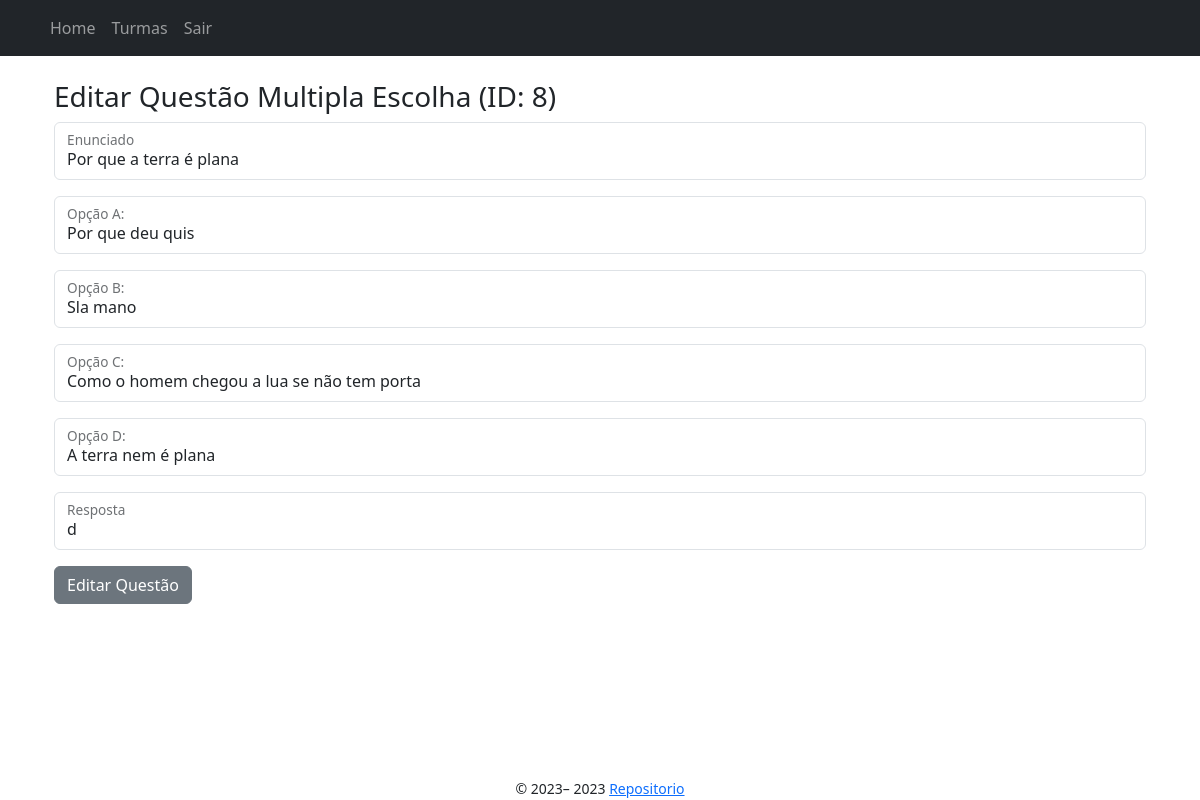
Screenshot of /questoes/professor/5/edit/multipla_escolha/8 (signed in) with the database file from the repository.
### app/models/questao_multipla_escolha.py (models this page shows, shortened)
class QuestaoMultiplaEscolha(Questao):
    __tablename__ = "questao_multipla_escolha"
    id = db.Column(db.Integer, db.ForeignKey('questao.id'), primary_key=True)
    opcao_a = db.Column(db.String(255))
    opcao_b = db.Column(db.String(255))
    opcao_c = db.Column(db.String(255))
    opcao_d = db.Column(db.String(255))

### app/models/questao.py (models this page shows, shortened)
class Questao(db.Model):
    __tablename__ = "questao"
    id = db.Column(db.Integer, primary_key=True)
    enunciado = db.Column(db.String(255))
    resposta = db.Column(db.String(255))
    tipo_questao = db.Column(
        Enum("multipla_escolha", "verdadeiro_falso", "numerica", "dissertativa", name="tipo_questao"), nullable=False)
    professor_id = db.Column(db.Integer, db.ForeignKey('professor.id'), nullable=False)
    respostas = db.relationship('RespostaQuestaoExame', backref='questao_respostas') #1 to N
    exames = db.relationship("QuestaoExame", back_populates="questao") # tabela associativa N to N

### app/controllers/questoes_controller.py (the view, shortened to what this page needs)
@bp.route("/professor/<int:professor_id>/edit/multipla_escolha/<int:questao_id>", methods=['GET', 'POST'])
@login_required
def edit_multipla_escolha(professor_id: int, questao_id: int) -> Union[redirect,render_template]:
    questao_multipla_escolha = QuestaoMultiplaEscolha.query.get_or_404(questao_id)
    return render_template("questoes/edit_multipla_escolha.jinja2", questao_multipla_escolha=questao_multipla_escolha)

### app/templates/questoes/edit_multipla_escolha.jinja2 (shortened to what this page needs)
{% extends "./base.jinja2" %}
{% block content %}
<div class="container">
    <h3>Editar Questão Multipla Escolha (ID: {{ questao_multipla_escolha.id }})</h3>
    <form method="POST" action="{{ url_for('questoes.edit', professor_id=current_user.id, questao_id=questao_multipla_escolha.id) }}">
        <div class="form-floating mb-3">
            <input
                class="form-control"
                type="text"
                id="enunciado"
                name="enunciado"
                value="{{ questao_multipla_escolha.enunciado }}"
                required="true"
            />
            <label for="enunciado" class="form-label">Enunciado</label>
        </div>
        <div class="form-floating mb-3" id="campos_adicionais">
            <div class="form-floating mb-3">
                <input
                    class="form-control"
                    type="text"
                    id="opcao_a"
                    name="opcao_a"
                    value="{{ questao_multipla_escolha.opcao_a }}"
                />
                <label for="opcao_a">Opção A:</label>
            </div>
            <div class="form-floating mb-3">
                <input
                    class="form-control"
                    type="text"
                    id="opcao_b"
                    name="opcao_b"
                    value="{{ questao_multipla_escolha.opcao_b }}"
                />
                <label for="opcao_b">Opção B:</label>
            </div>
            <div class="form-floating mb-3">
                <input
                    class="form-control"
                    type="text"
                    id="opcao_c"
                    name="opcao_c"
                    value="{{ questao_multipla_escolha.opcao_c }}"
                />
                <label for="opcao_c">Opção C:</label>
            </div>
            <div class="form-floating mb-3">
                <input
                    class="form-control"
                    type="text"
                    id="opcao_d"
                    name="opcao_d"
                    value="{{ questao_multipla_escolha.opcao_d }}"
                />
                <label for="opcao_d">Opção D:</label>
            </div>
        </div>
        <div class="form-floating mb-3" id="campo_resposta">
            <input
                class="form-control"
                type="text"
                id="resposta"
                name="resposta"
                value="{{ questao_multipla_escolha.resposta }}"
                required="true"
            />
            <label for="resposta" class="form-label">Resposta</label>
        </div>
        <button type="submit" class="btn btn-secondary">Editar Questão</button>
    </form>
{% endblock %}

### app/static/css/style.css (style rules this page uses)
* { box-sizing: border-box; margin: 0; padding: 0; }
body { display: grid; min-height: 100vh; min-width: 100vw; grid-template-columns: 1fr; grid-template-rows: auto 1fr auto; grid-template-areas: "header" "main" "footer"; }

### rows the page displays
QuestaoMultiplaEscolha: id "8", opcao_a "Por que deu quis", opcao_b "Sla mano", opcao_c "Como o homem chegou a lua se não tem porta", opcao_d "A terra nem é plana"
Questao: enunciado "Por que a terra é plana", resposta "d"

### other values shown
{{ render_nav_item("index.index", "Home") }} "Home"
{{ render_nav_item("turmas.index", "Turmas") }} "Turmas"
{{ render_nav_item("auth.logout", "Sair") }} "Sair"
